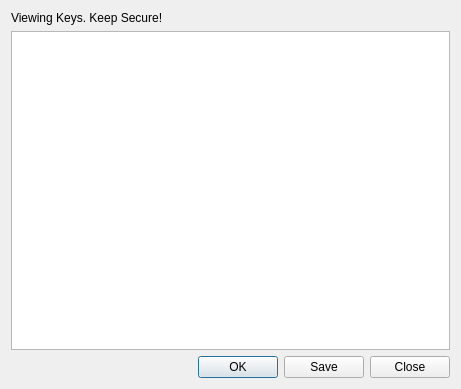
<?xml version="1.0" encoding="UTF-8"?>
<ui version="4.0">
 <class>ViewKey</class>
 <widget class="QDialog" name="ViewKey">
  <property name="geometry">
   <rect>
    <x>0</x>
    <y>0</y>
    <width>461</width>
    <height>389</height>
   </rect>
  </property>
  <property name="windowTitle">
   <string>Viewing Key</string>
  </property>
  <layout class="QGridLayout" name="gridLayout">
   <item row="1" column="0">
    <widget class="QPlainTextEdit" name="viewKeyTxt">
     <property name="plainText">
      <string/>
     </property>
    </widget>
   </item>
   <item row="2" column="0">
    <widget class="QDialogButtonBox" name="buttonBox">
     <property name="orientation">
      <enum>Qt::Horizontal</enum>
     </property>
     <property name="standardButtons">
      <set>QDialogButtonBox::Close|QDialogButtonBox::Ok|QDialogButtonBox::Save</set>
     </property>
    </widget>
   </item>
   <item row="0" column="0">
    <widget class="QLabel" name="helpLbl">
     <property name="text">
      <string notr="true">Viewing Keys. Keep Secure!</string>
     </property>
    </widget>
   </item>
  </layout>
 </widget>
 <resources/>
 <connections>
  <connection>
   <sender>buttonBox</sender>
   <signal>accepted()</signal>
   <receiver>ViewKey</receiver>
   <slot>accept()</slot>
   <hints>
    <hint type="sourcelabel">
     <x>248</x>
     <y>254</y>
    </hint>
    <hint type="destinationlabel">
     <x>157</x>
     <y>274</y>
    </hint>
   </hints>
  </connection>
  <connection>
   <sender>buttonBox</sender>
   <signal>rejected()</signal>
   <receiver>ViewKey</receiver>
   <slot>reject()</slot>
   <hints>
    <hint type="sourcelabel">
     <x>316</x>
     <y>260</y>
    </hint>
    <hint type="destinationlabel">
     <x>286</x>
     <y>274</y>
    </hint>
   </hints>
  </connection>
 </connections>
</ui>
